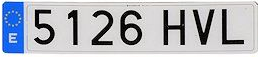
#> input picture 5126HVL.png, 258 x 57 px
$ python OLD.py
#> lines starting #> are read from the running program, lines starting #| are printed output that depends on the picture; after the words box and inside, x2 and y2 are one past the last pixel; in counts of white or black regions, pixels touching at a corner belong together
import cv2
import numpy as np
import matplotlib.pyplot as plt

# Función para mostrar imágenes
def mostrar_imagen(titulo, imagen):
    plt.imshow(imagen, cmap='gray')
    plt.title(titulo)
    plt.axis('off')
    plt.show()

# Cargar imagen
imagen_original = cv2.imread('5126HVL.png')  # Sustituir por la ruta de tu imagen
#> imagen_original is the input picture: shape (57, 258, 3); mean B, G, R 189.2, 180.6, 176.7
mostrar_imagen('Imagen Original', cv2.cvtColor(imagen_original, cv2.COLOR_BGR2RGB))

# --- 2.1 Preprocesamiento de la imagen ---
# Conversión a escala de grises
imagen_gris = cv2.cvtColor(imagen_original, cv2.COLOR_BGR2GRAY)
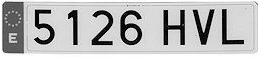
#> imagen_gris: shape (57, 258); min 0, max 255, mean 180.5
mostrar_imagen('Imagen en Escala de Grises', imagen_gris)

# Mejora del contraste (ecualización del histograma)
imagen_ecualizada = cv2.equalizeHist(imagen_gris)
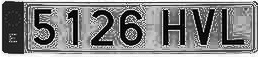
#> imagen_ecualizada: shape (57, 258); min 0, max 255, mean 127.3
mostrar_imagen('Imagen con Contraste Mejorado', imagen_ecualizada)

# Filtrado y reducción de ruido
imagen_suavizada = cv2.GaussianBlur(imagen_ecualizada, (5, 5), 0)
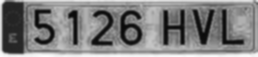
#> imagen_suavizada: shape (57, 258); min 9, max 254, mean 127.1
mostrar_imagen('Imagen Suavizada', imagen_suavizada)

# --- 2.2 Segmentación ---
# Detección de bordes usando el algoritmo de Canny
bordes = cv2.Canny(imagen_suavizada, 50, 150)
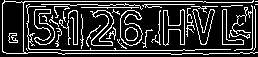
#> bordes: shape (57, 258); 20.4% white in thin lines or dots
mostrar_imagen('Bordes Detectados', bordes)

# Umbralización (binarización)
_, imagen_binaria = cv2.threshold(imagen_suavizada, 0, 255, cv2.THRESH_BINARY + cv2.THRESH_OTSU)
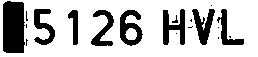
#> imagen_binaria: shape (57, 258); 75% white; 19 black regions (10 under 20 px), largest, box (x1, y1, x2, y2) and area: (3, 1, 25, 53) 1072, (120, 10, 143, 46) 453, (163, 9, 185, 45) 435
mostrar_imagen('Imagen Binarizada', imagen_binaria)

# Detección de contornos
contornos, _ = cv2.findContours(imagen_binaria, cv2.RETR_EXTERNAL, cv2.CHAIN_APPROX_SIMPLE)
#> contornos = [[[0, 0], [0, 56], [257, 56], [257, 0]]]
imagen_contornos = imagen_original.copy()
cv2.drawContours(imagen_contornos, contornos, -1, (0, 255, 0), 2)
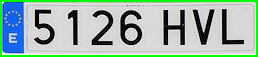
#> imagen_contornos: shape (57, 258, 3); 8.46% of pixels changed, all inside (x1, y1, x2, y2) = (0, 0, 258, 57)
mostrar_imagen('Contornos Detectados', cv2.cvtColor(imagen_contornos, cv2.COLOR_BGR2RGB))

# Segmentación de región de interés (ROI)
for contorno in contornos:
    # Calcular el bounding box
    x, y, w, h = cv2.boundingRect(contorno)
    # Filtrar regiones por tamaño mínimo y proporción
    if w > 50 and h > 20:  # Ajusta estos valores según la escala de tu imagen
        roi = imagen_original[y:y+h, x:x+w]
        mostrar_imagen('Región de Interés (ROI)', cv2.cvtColor(roi, cv2.COLOR_BGR2RGB))
#> this loop made 1 pass
#> (contorno, x, y, w, h) on pass 1: ([[0, 0], [0, 56], [257, 56], [257, 0]], 0, 0, 258, 57)
